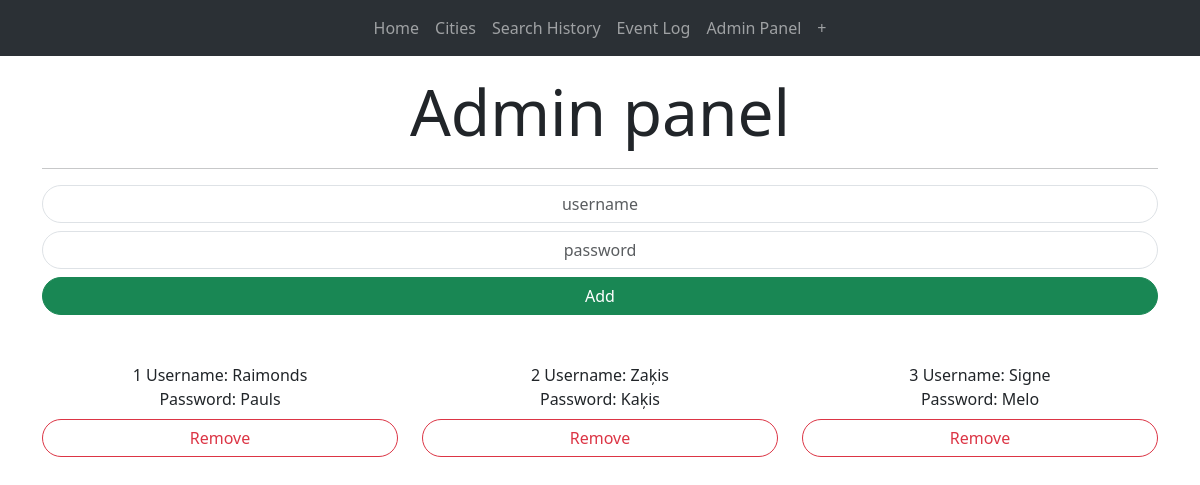
/admin, run on an earlier commit of the app's database.
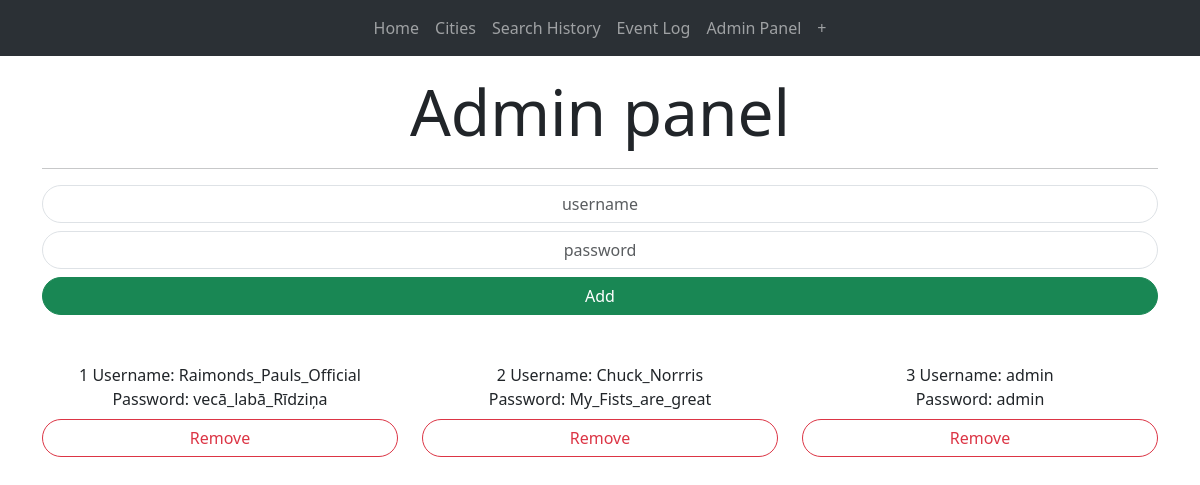
And on a later commit of the database.
### app.py (models this page shows)
class Users(db.Model): # Identify by login
    id = db.Column(db.Integer, primary_key = True, nullable=False)
    username = db.Column(db.String, nullable = False)
    password = db.Column(db.String, nullable = False)

### app.py (the view)
@app.route("/admin", methods = ["GET","POST"]) # Admin panel with registrated users
def admin_route():
    with app.app_context():
        usrquery = Users.query.all()
    return render_template("admin.html", usrquery=usrquery)

### templates/admin.html (shortened to what this page needs)
{% extends "base.html" %}
{% block main %}
<h1 class="display-3 fw-normal lh-1 mt-4 mb-4 text-center">Admin panel</h1>
<hr class="featurette-divider">
<form action="/adduser" method="POST">
    <div class="form-group">
        <input class="form-control mt-2 rounded-pill text-center" type="text" name="form_username" placeholder="username">
        <input class="form-control mt-2 rounded-pill text-center" type="text" name="form_password" placeholder="password">
        <div class="d-grid">
            <button class="btn btn-success btn-block mt-2 rounded-pill" type="submit">Add</button>
        </div>
    </div>
</form>
<div class="row mt-4">
{% for user in usrquery %}
    <div class="col-md-4 text-center mt-4 mb-4">
    {{ user.id }} Username: {{ user.username }} <br/> Password: {{ user.password }}
    <a href="/removeuser/{{ user.id }}",action="POST">
    <div class="d-grid">
    <button class="btn btn-outline-danger btn-block mt-2 rounded-pill" type="submit">Remove</button>
</div>
</a>
</div>
{% endfor %}
</div>
{% endblock %}

What changed in the data, as far as the page shows it:
changed Users id 1: username "Raimonds" → "Raimonds_Pauls_Official"; password "Pauls" → "vecā_labā_Rīdziņa"
changed Users id 2: username "Zaķis" → "Chuck_Norrris"; password "Kaķis" → "My_Fists_are_great"
changed Users id 3: username "Signe" → "admin"; password "Melo" → "admin"
